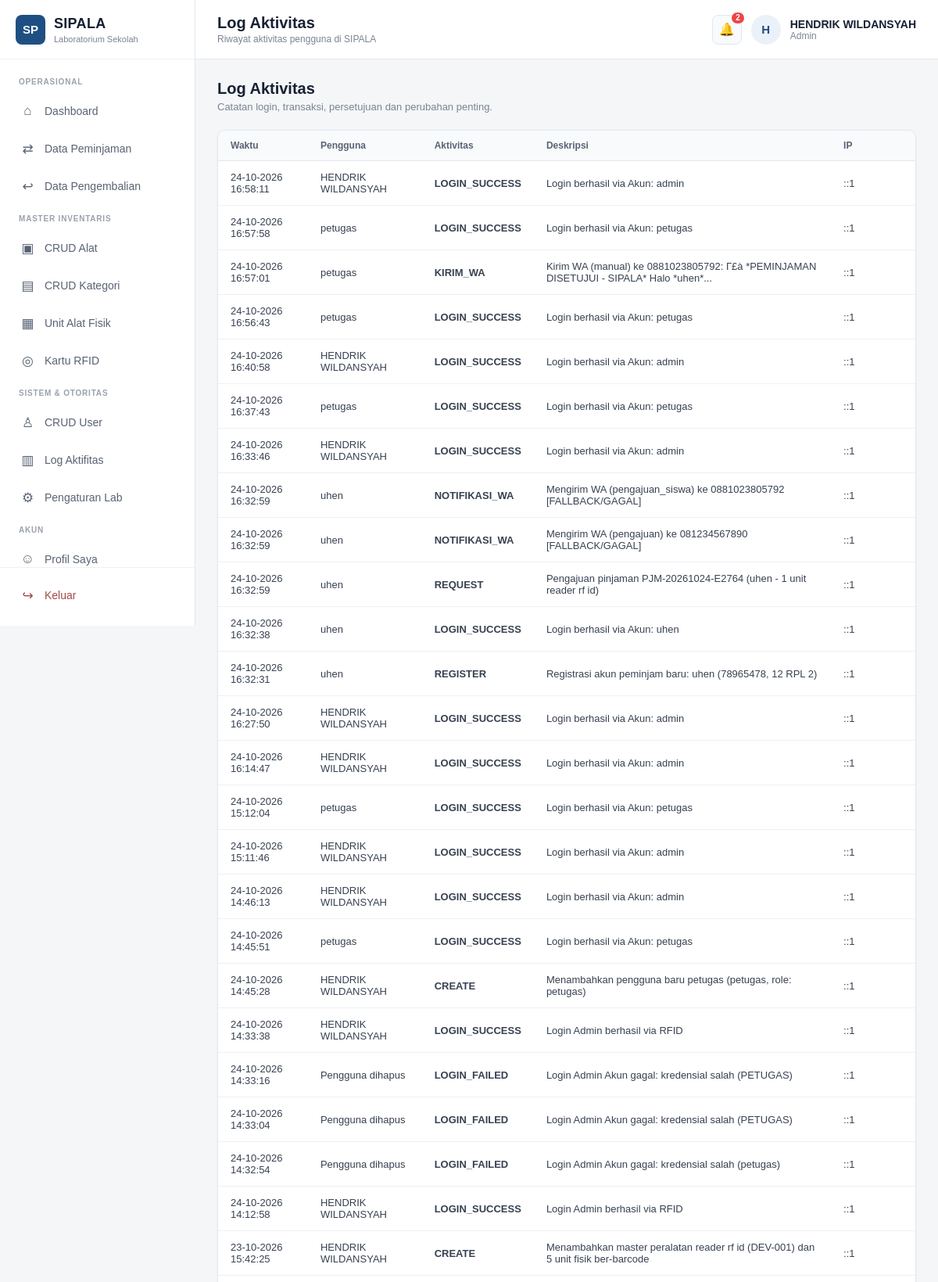
Screenshot of /admin/aktivitas.php (signed in, upper part) with the database file from the repository.
### tables this page shows
CREATE TABLE `log_aktivitas` (
  `id` bigint(20) unsigned NOT NULL AUTO_INCREMENT,
  `user_id` int(10) unsigned DEFAULT NULL,
  `aksi` varchar(50) NOT NULL DEFAULT 'UMUM',
  `modul` varchar(50) NOT NULL DEFAULT 'SYSTEM',
  `reference_id` int(10) unsigned DEFAULT NULL,
  `aktivitas` varchar(100) NOT NULL DEFAULT '',
  `deskripsi` text NOT NULL,
  `ip_address` varchar(45) DEFAULT NULL,
  `created_at` timestamp NOT NULL DEFAULT current_timestamp(),
  PRIMARY KEY (`id`),
  KEY `idx_log_user_created` (`user_id`,`created_at`),
  KEY `idx_log_aktivitas_created` (`aktivitas`,`created_at`),
  CONSTRAINT `fk_log_user` FOREIGN KEY (`user_id`) REFERENCES `users` (`id`) ON DELETE SET NULL ON UPDATE CASCADE
);

CREATE TABLE `users` (
  `id` int(10) unsigned NOT NULL AUTO_INCREMENT,
  `nama` varchar(100) NOT NULL,
  `nis` varchar(32) DEFAULT NULL,
  `username` varchar(50) NOT NULL,
  `password` varchar(255) NOT NULL,
  `role` enum('admin','petugas','peminjam') NOT NULL DEFAULT 'peminjam',
  `kelas` varchar(50) DEFAULT NULL,
  `rfid_uid` varchar(100) DEFAULT NULL,
  `no_hp` varchar(25) DEFAULT NULL,
  `alamat` text DEFAULT NULL,
  `foto` varchar(255) DEFAULT NULL,
  `status` enum('aktif','nonaktif') NOT NULL DEFAULT 'aktif',
  `created_at` timestamp NOT NULL DEFAULT current_timestamp(),
  `updated_at` timestamp NOT NULL DEFAULT current_timestamp() ON UPDATE current_timestamp(),
  PRIMARY KEY (`id`),
  UNIQUE KEY `uq_users_username` (`username`),
  UNIQUE KEY `uq_users_nis` (`nis`),
  UNIQUE KEY `uq_users_rfid` (`rfid_uid`),
  KEY `idx_users_role_status` (`role`,`status`),
  KEY `idx_users_nama` (`nama`)
);

### includes/functions.php (called while the page is built, shortened)
<?php
if (!function_exists('e')) {
    function e(mixed $v): string {
        return htmlspecialchars((string)($v ?? ''), ENT_QUOTES, 'UTF-8');
    }
}

### admin/aktivitas.php (the view, shortened to what this page needs)
<?php
require_once __DIR__ . '/includes/admin.php';
$rows=$pdo->query('SELECT l.*,u.nama FROM log_aktivitas l LEFT JOIN users u ON u.id=l.user_id ORDER BY l.id DESC LIMIT 200')->fetchAll();
?><div class="head"><div><h2>Log Aktivitas</h2><p>Catatan login, transaksi, persetujuan dan perubahan penting.</p></div></div><div class="panel"><div class="table-wrap"><table><thead><tr><th>Waktu</th><th>Pengguna</th><th>Aktivitas</th><th>Deskripsi</th><th>IP</th></tr></thead><tbody><?php foreach($rows as $r):?><tr><td><?=e(date('d-m-Y H:i:s',strtotime($r['created_at'])))?></td><td><?=e($r['nama']??'Pengguna dihapus')?></td><td><b><?=e($r['aktivitas'])?></b></td><td><?=e($r['deskripsi'])?></td><td><?=e($r['ip_address']??'-')?></td></tr><?php endforeach;?></tbody></table></div></div><?php page_end(); ?>

### admin/includes/admin.php (style rules this page uses)
* { box-sizing: border-box; margin: 0; padding: 0; }
body { font-family: Arial, Helvetica, sans-serif; background: #f4f6f8; color: #1f2937; overflow-x: hidden; }
.head { display: flex; align-items: center; justify-content: space-between; margin-bottom: 22px; gap: 16px; flex-wrap: wrap; }
.head h2 { margin: 0; font-size: 20px; color: #172033; font-weight: 700; }
.head p { margin: 4px 0 0; font-size: 13px; color: #7b8492; }
.panel { background: #ffffff; border-radius: 10px; border: 1px solid #e3e7eb; box-shadow: 0 1px 3px rgba(0,0,0,0.04); overflow: hidden; margin-bottom: 22px; }
.table-wrap { overflow-x: auto; -webkit-overflow-scrolling: touch; width: 100%; }
table { width: 100%; min-width: 600px; border-collapse: collapse; font-size: 13px; text-align: left; }
th { background: #f8fafc; color: #596273; font-weight: 600; padding: 12px 16px; border-bottom: 1px solid #e5e7eb; font-size: 12px; white-space: nowrap; }
td { padding: 13px 16px; border-bottom: 1px solid #edf0f2; color: #374151; vertical-align: middle; }

### rows the page displays
log_aktivitas: created_at "24-10-2026 16:58:11", user.nama "HENDRIK WILDANSYAH", aktivitas "LOGIN_SUCCESS", deskripsi "Login berhasil via Akun: admin", ip_address "::1"
log_aktivitas: created_at "24-10-2026 16:57:58", user.nama "petugas", aktivitas "LOGIN_SUCCESS", deskripsi "Login berhasil via Akun: petugas", ip_address "::1"
log_aktivitas: created_at "24-10-2026 16:57:01", user.nama "petugas", aktivitas "KIRIM_WA", deskripsi "Kirim WA (manual) ke 0881023805792: Γ£à *PEMINJAMAN DISETUJUI - SIPALA* Halo *uhen*...", ip_address "::1"
log_aktivitas: created_at "24-10-2026 16:56:43", user.nama "petugas", aktivitas "LOGIN_SUCCESS", deskripsi "Login berhasil via Akun: petugas", ip_address "::1"
log_aktivitas: created_at "24-10-2026 16:40:58", user.nama "HENDRIK WILDANSYAH", aktivitas "LOGIN_SUCCESS", deskripsi "Login berhasil via Akun: admin", ip_address "::1"
log_aktivitas: created_at "24-10-2026 16:37:43", user.nama "petugas", aktivitas "LOGIN_SUCCESS", deskripsi "Login berhasil via Akun: petugas", ip_address "::1"
log_aktivitas: created_at "24-10-2026 16:33:46", user.nama "HENDRIK WILDANSYAH", aktivitas "LOGIN_SUCCESS", deskripsi "Login berhasil via Akun: admin", ip_address "::1"
log_aktivitas: created_at "24-10-2026 16:32:59", user.nama "uhen", aktivitas "NOTIFIKASI_WA", deskripsi "Mengirim WA (pengajuan_siswa) ke 0881023805792 [FALLBACK/GAGAL]", ip_address "::1"
log_aktivitas: created_at "24-10-2026 16:32:59", user.nama "uhen", aktivitas "NOTIFIKASI_WA", deskripsi "Mengirim WA (pengajuan) ke 081234567890 [FALLBACK/GAGAL]", ip_address "::1"
log_aktivitas: created_at "24-10-2026 16:32:59", user.nama "uhen", aktivitas "REQUEST", deskripsi "Pengajuan pinjaman PJM-20261024-E2764 (uhen - 1 unit reader rf id)", ip_address "::1"
log_aktivitas: created_at "24-10-2026 16:32:38", user.nama "uhen", aktivitas "LOGIN_SUCCESS", deskripsi "Login berhasil via Akun: uhen", ip_address "::1"
log_aktivitas: created_at "24-10-2026 16:32:31", user.nama "uhen", aktivitas "REGISTER", deskripsi "Registrasi akun peminjam baru: uhen (78965478, 12 RPL 2)", ip_address "::1"
log_aktivitas: created_at "24-10-2026 16:27:50", user.nama "HENDRIK WILDANSYAH", aktivitas "LOGIN_SUCCESS", deskripsi "Login berhasil via Akun: admin", ip_address "::1"
log_aktivitas: created_at "24-10-2026 16:14:47", user.nama "HENDRIK WILDANSYAH", aktivitas "LOGIN_SUCCESS", deskripsi "Login berhasil via Akun: admin", ip_address "::1"
log_aktivitas: created_at "24-10-2026 15:12:04", user.nama "petugas", aktivitas "LOGIN_SUCCESS", deskripsi "Login berhasil via Akun: petugas", ip_address "::1"
log_aktivitas: created_at "24-10-2026 15:11:46", user.nama "HENDRIK WILDANSYAH", aktivitas "LOGIN_SUCCESS", deskripsi "Login berhasil via Akun: admin", ip_address "::1"
log_aktivitas: created_at "24-10-2026 14:46:13", user.nama "HENDRIK WILDANSYAH", aktivitas "LOGIN_SUCCESS", deskripsi "Login berhasil via Akun: admin", ip_address "::1"
log_aktivitas: created_at "24-10-2026 14:45:51", user.nama "petugas", aktivitas "LOGIN_SUCCESS", deskripsi "Login berhasil via Akun: petugas", ip_address "::1"
log_aktivitas: created_at "24-10-2026 14:45:28", user.nama "HENDRIK WILDANSYAH", aktivitas "CREATE", deskripsi "Menambahkan pengguna baru petugas (petugas, role: petugas)", ip_address "::1"
log_aktivitas: created_at "24-10-2026 14:33:38", user.nama "HENDRIK WILDANSYAH", aktivitas "LOGIN_SUCCESS", deskripsi "Login Admin berhasil via RFID", ip_address "::1"
log_aktivitas: created_at "24-10-2026 14:33:16", nama "Pengguna dihapus", aktivitas "LOGIN_FAILED", deskripsi "Login Admin Akun gagal: kredensial salah (PETUGAS)", ip_address "::1"
log_aktivitas: created_at "24-10-2026 14:33:04", nama "Pengguna dihapus", aktivitas "LOGIN_FAILED", deskripsi "Login Admin Akun gagal: kredensial salah (PETUGAS)", ip_address "::1"
log_aktivitas: created_at "24-10-2026 14:32:54", nama "Pengguna dihapus", aktivitas "LOGIN_FAILED", deskripsi "Login Admin Akun gagal: kredensial salah (petugas)", ip_address "::1"
log_aktivitas: created_at "24-10-2026 14:12:58", user.nama "HENDRIK WILDANSYAH", aktivitas "LOGIN_SUCCESS", deskripsi "Login Admin berhasil via RFID", ip_address "::1"
log_aktivitas: created_at "23-10-2026 15:42:25", user.nama "HENDRIK WILDANSYAH", aktivitas "CREATE", deskripsi "Menambahkan master peralatan reader rf id (DEV-001) dan 5 unit fisik ber-barcode", ip_address "::1"

### other values shown
$title "Log Aktivitas"
$subtitle "Riwayat aktivitas pengguna di SIPALA"
$unreadNotif "2"
$initial "H"
$name "HENDRIK WILDANSYAH"
$role "Admin"
